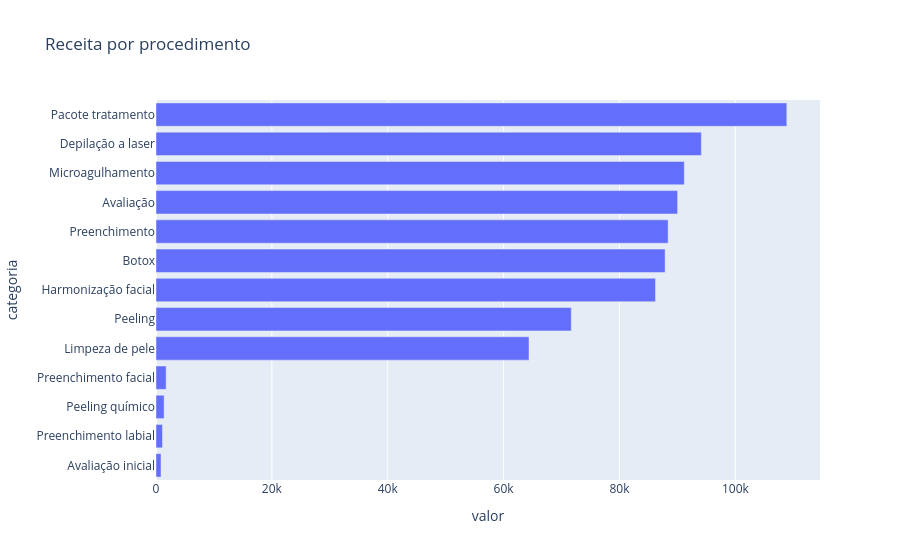

Write notebook code for a chart like this one.
### Markdown cell above
> **PROMPT**

> No DataFrame df_financeiro_limpa, filtra só as entradas, agrupa por categoria de procedimento e soma o valor recebido em cada uma. Ordena do menor pro maior. Gera um gráfico de barras horizontais com Plotly mostrando a receita total por procedimento

### Code cell
receita = (df_financeiro_limpa[df_financeiro_limpa['tipo'] == 'entrada']
           .groupby('categoria')['valor'].sum()
           .reset_index()
           .sort_values('valor'))

px.bar(receita, x='valor', y='categoria', orientation='h', title='Receita por procedimento').show()

### Figure 1 — Plotly figure (JSON) as saved in the notebook; plotly's stock layout.template omitted (floating-point values rounded to 4 significant figures)
{"data": [{"alignmentgroup": "True", "hovertemplate": "valor=%{x}<br>categoria=%{y}<extra></extra>", "legendgroup": "", "marker": {"color": "#636efa", "pattern": {"shape": ""}}, "name": "", "offsetgroup": "", "orientation": "h", "showlegend": false, "textposition": "auto", "type": "bar", "x": [870, 1120, 1401.0, 1751.0, 64380.0, 71680.0, 86220.0, 87880.0, 88400.0, 90030.0, 91190.0, 94130.0, 108900.0], "xaxis": "x", "y": ["Avaliação inicial", "Preenchimento labial", "Peeling químico", "Preenchimento facial", "Limpeza de pele", "Peeling", "Harmonização facial", "Botox", "Preenchimento", "Avaliação", "Microagulhamento", "Depilação a laser", "Pacote tratamento"], "yaxis": "y"}], "layout": {"barmode": "relative", "legend": {"tracegroupgap": 0}, "title": {"text": "Receita por procedimento"}, "xaxis": {"anchor": "y", "domain": [0, 1], "title": {"text": "valor"}}, "yaxis": {"anchor": "x", "domain": [0, 1], "title": {"text": "categoria"}}}}
